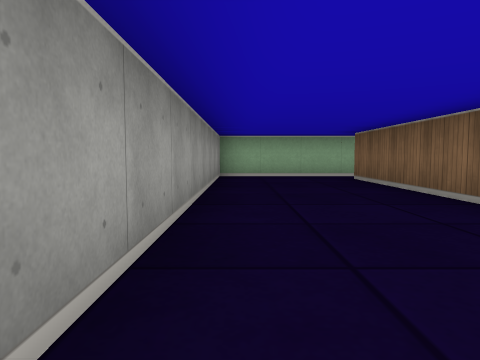
view 1 (above)

16 first-person views from a walk through a cub3D ray-caster map. The camera is about half as high as the walls, tilts 4° down and sees 70° across. The floor is counted in squares. Each view is taken from the middle of a square. On the plan, view 1 faces up. The plan holds only what a view shows up to about 9 squares ahead; the rest is blank.

view 2
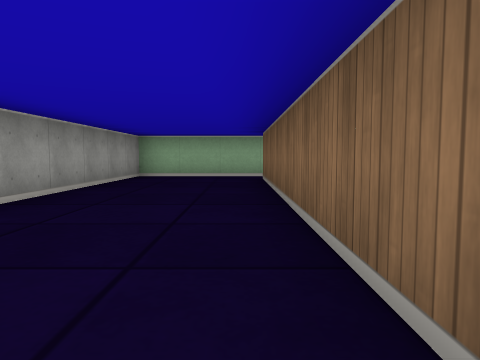

view 3
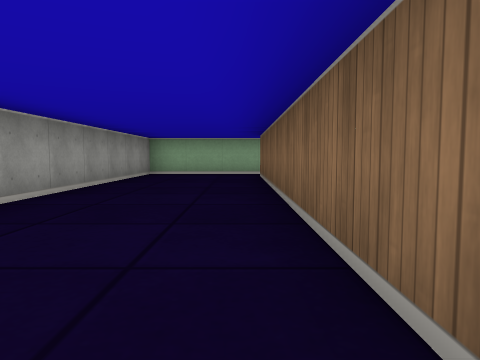

view 4
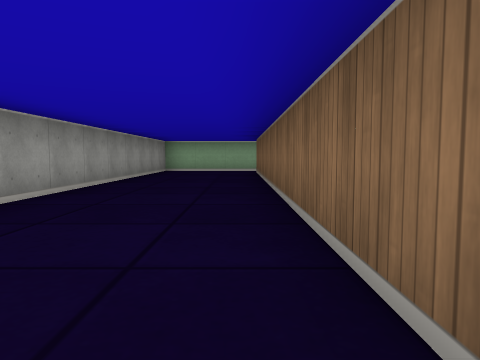

view 5
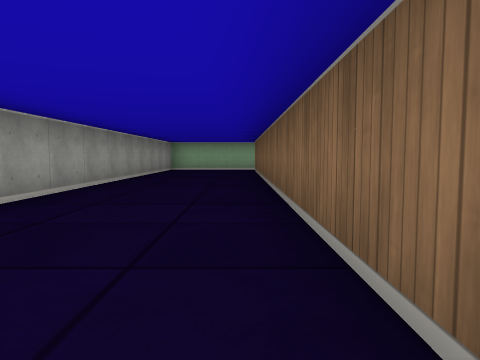

view 6
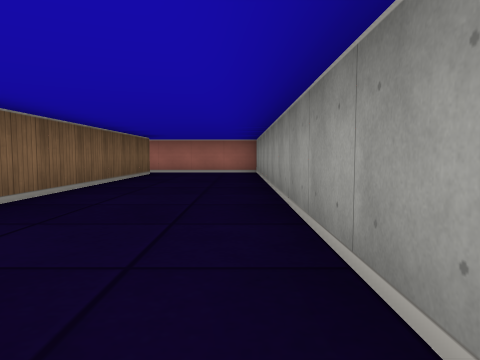

view 7
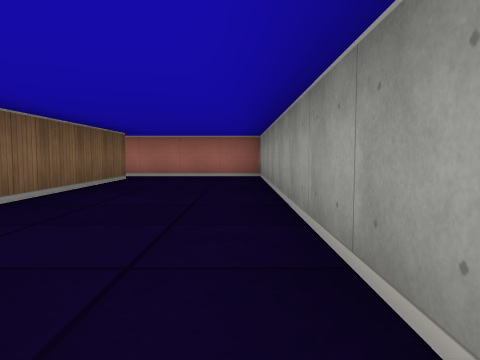

view 8
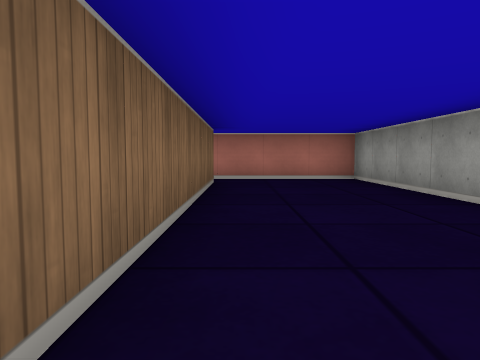

view 9
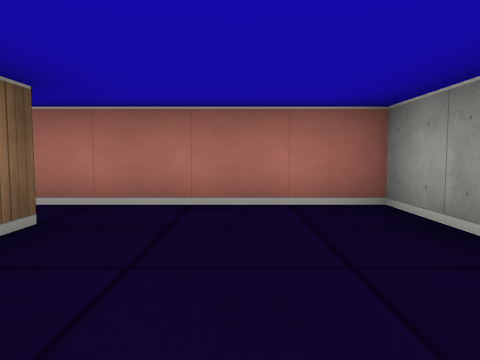

view 10
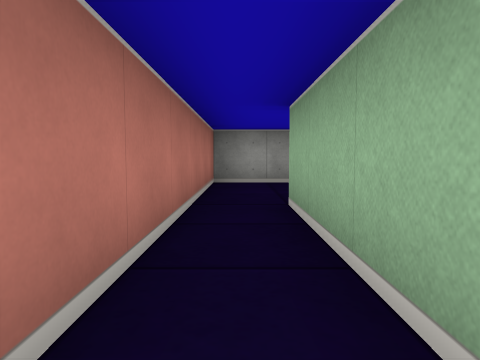

view 11
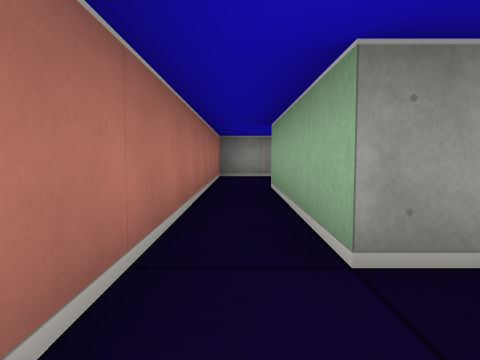

view 12
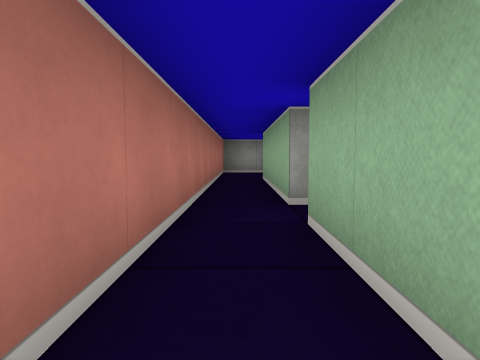

view 13
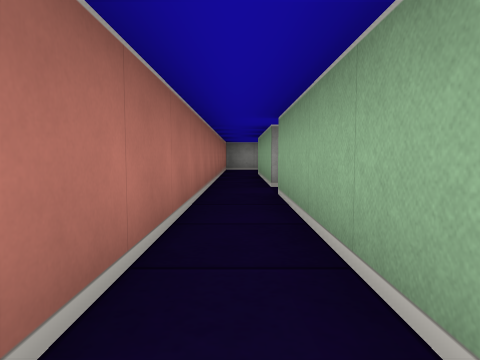

view 14
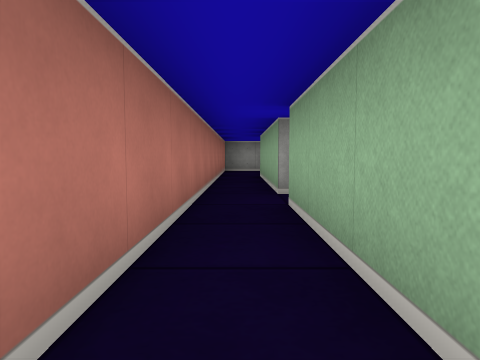

view 15
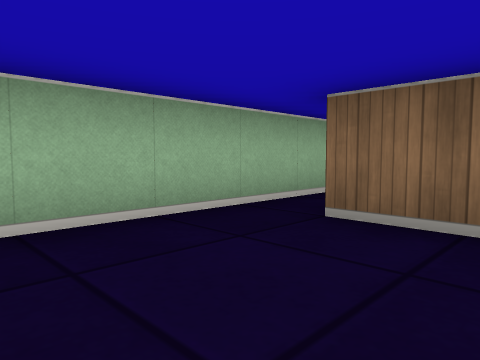

view 16
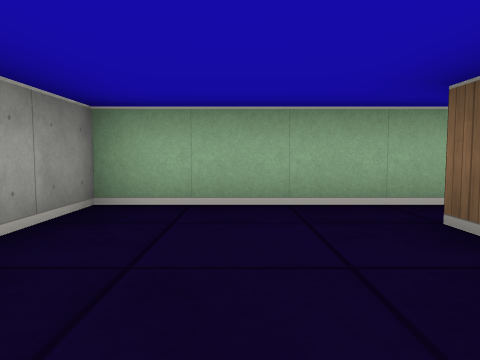

### Floor plan
Key: @ floor where view 1 was taken; # wall or solid block; . floor.
Columns run from 1 left of view 1 to 12 right of it. Each row starts with its distance up from view 1.
  9 ######
  8 #....
  7 # ..#
  6 #.  #
  5 # . #
  4 #   #
  3 #.  #
  2 #.. #
  1 #...#
  0 #@..#
 -1 # ..#
 -2 #   #
 -3 #  .#
 -4 # ..#
 -5 #   #
 -6 #   ####.####
 -7 #....  ... ...
 -8 #############

Where each view was taken, in squares from view 1:
view 1: 0 up, 0 right, facing up
view 2: 0 up, 2 right, facing up
view 3: 1 down, 2 right, facing up
view 4: 3 down, 2 right, facing up
view 5: 4 down, 2 right, facing up
view 6: 3 up, 0 right, facing down
view 7: 1 up, 0 right, facing down
view 8: 0 up, 2 right, facing down
view 9: 4 down, 1 right, facing down
view 10: 7 down, 6 right, facing left
view 11: 7 down, 8 right, facing left
view 12: 7 down, 10 right, facing left
view 13: 7 down, 12 right, facing left
view 14: 7 down, 11 right, facing left
view 15: 6 up, 0 right, facing up-right
view 16: 5 up, 1 right, facing up
